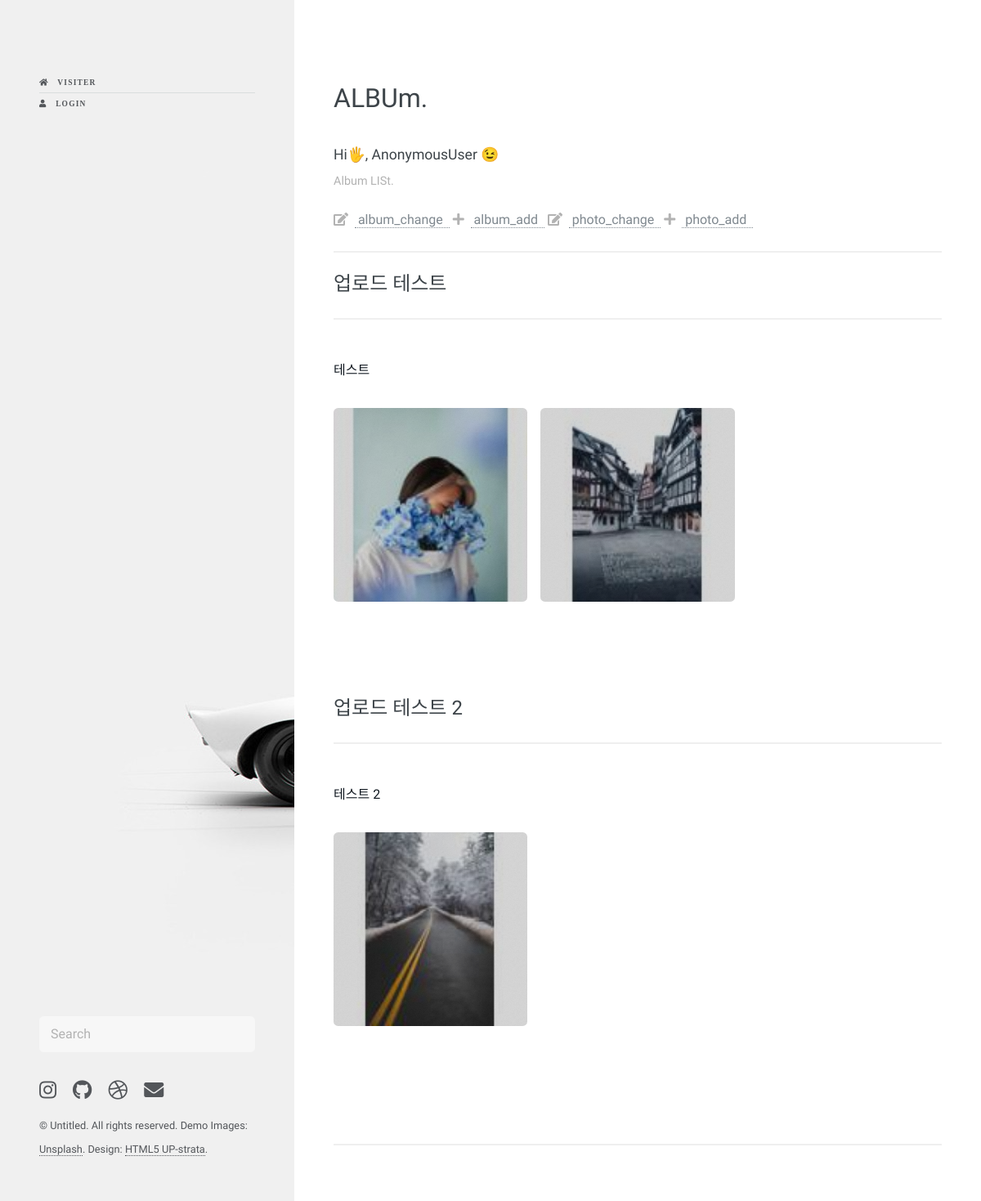
The app's page /photo/ with its own data.
### photo/models.py (models this page shows, shortened)
class Album(models.Model):
    name        = models.CharField(max_length=50)
    description = models.CharField('One Line Description', max_length=100, blank=True)  # 설명
    owner       = models.ForeignKey('auth.User', on_delete=models.CASCADE, verbose_name='OWNER',blank=True, null=True)
    class Meta:
        ordering = ('name',)

class Photo(models.Model):
    album       = models.ForeignKey(Album, on_delete=models.CASCADE)
    title       = models.CharField('TITLE', max_length=30)
    description = models.TextField('Photo Description', blank=True)
    image       = ThumbnailImageField(upload_to='photo/%y/%m')
    upload_dt   = models.DateTimeField('Upload Date', auto_now_add=True)
    owner       = models.ForeignKey('auth.User', on_delete=models.CASCADE, verbose_name='OWNER',blank=True, null=True)
    class Meta:
        ordering = ('title',)
    def get_absolute_url(self):
        return reverse('photo:photo_detail', args=(self.id,))

### photo/views.py (the view)
# urls.py: path('', views.AlbumLV.as_view(), name='index'),
class AlbumLV(ListView):
    model = Album
    template_name = 'photo/album_list.html'

### photo/fields.py (called while the page is built)
    def _add_thumb(self, s):
        parts = s.split(".")
        parts.insert(-1, "thumb")
        if parts[-1].lower() not in ['jpeg', 'jpg']:
            parts[-1] = 'jpg'
            print(parts)
        return ".".join(parts)

    @property
    def thumb_url(self):
        return self._add_thumb(self.url)

### templates/photo/album_list.html (shortened to what this page needs)
{% extends 'blog/base.html'%}
{% load static %}
{% block content %}
<section id="two">
        <header class="major">
            <h1> ALBUm. </h1>
            <h4>Hi🖐️, {{ user }} 😉</h4>
            <p>Album LISt.</p>
            <p>
                <tr>
                    <th><i class="fa fa-edit"></i>&nbsp;&nbsp;<a href="{% url 'photo:album_change' %}">&nbsp;album_change
                            &nbsp;</a></th>
                    <th><i class="fa fa-plus"></i>&nbsp;&nbsp;<a href="{% url 'photo:album_add' %}">&nbsp;album_add
                            &nbsp;</a></th>
                    <th><i class="fa fa-edit"></i>&nbsp;&nbsp;<a href="{% url 'photo:photo_change' %}">&nbsp;photo_change
                            &nbsp;</a></th>
                    <th><i class="fa fa-plus"></i>&nbsp;&nbsp;<a href="{% url 'photo:photo_add' %}">&nbsp;photo_add
                            &nbsp;</a></th>
                </tr></p>
        </header>
        <hr style="margin: 0 0 20px 0;">
    <div class="box alt">
        {% for item in object_list%}
            <a href="{% url 'photo:album_detail' item.id %}"><h2>{{ item.name }}</h2></a>
            <hr style="margin: 0 0 20px 0;"><br/>
            <p>{{ item.description }}</p>
            <div class="row gtr-50 gtr-uniform">
                {% for photo in item.photo_set.all|slice:":5" %}
                    <div class="col-4 work-item">
                        <a href="{{ photo.get_absolute_url }}"><span class="image fit">
                            <img src="{{ photo.image.thumb_url }}" alt="" /></span>
                        </a>
                    </div>
                {% endfor %}
            </div>
            <br/><br/>
        {% endfor %}
        </div>
    <hr style="margin: 0 0 20px 0;">
</section>
{% endblock %}

### records on screen
Album: name "업로드 테스트", description "테스트"
Photo: shows a picture
Photo: shows a picture
Album: name "업로드 테스트 2", description "테스트 2"
Photo: shows a picture

### other values on screen
{{ user }} "AnonymousUser"
